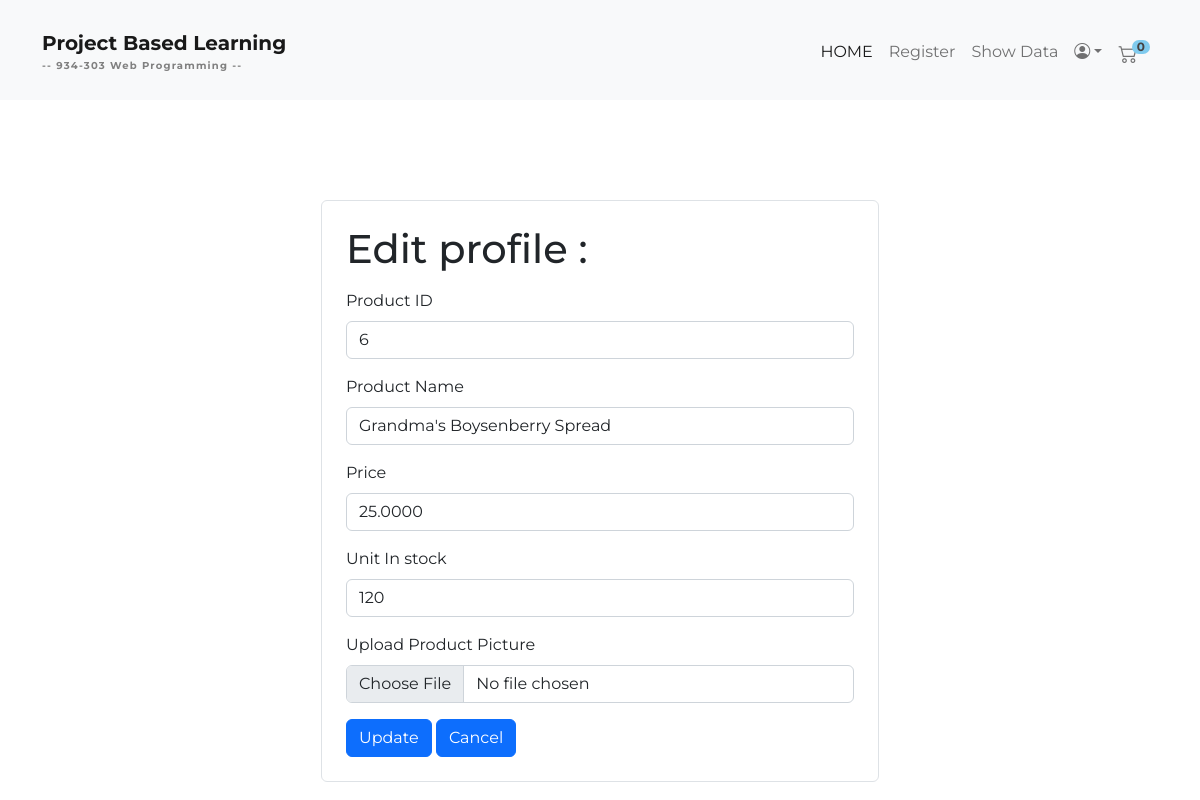
The app's page /editproduct.php?productid=6 with its own data.
### tables this page shows
CREATE TABLE `products` (
  `ProductID` int(11) NOT NULL,
  `ProductName` varchar(40) NOT NULL,
  `SupplierID` int(11) DEFAULT NULL,
  `CategoryID` int(11) DEFAULT NULL,
  `QuantityPerUnit` varchar(20) DEFAULT NULL,
  `UnitPrice` decimal(10,4) DEFAULT 0.0000,
  `UnitsInStock` smallint(2) DEFAULT 0,
  `UnitsOnOrder` smallint(2) DEFAULT 0,
  `ReorderLevel` smallint(2) DEFAULT 0,
  `Discontinued` bit(1) NOT NULL DEFAULT b'0',
  `productPic` varchar(100) DEFAULT NULL
);

### editproduct.php (the view, shortened to what this page needs)
<?php
include 'connectDB.php';
if (isset($_SESSION['userid'])) {
    $productid = $_GET['productid'];
    $sql = "select * from products where productID = {$productid}";
    $rs = $con->query($sql);
    $count_row = mysqli_num_rows($rs);
    if ($count_row == 1) {
        $result = $rs->fetch_assoc();
    }
}
?>
<!doctype html>
<html lang="en">
<head>
    <link href="https://cdn.jsdelivr.net/npm/bootstrap@5.2.1/dist/css/bootstrap.min.css" rel="stylesheet"
>
    <link rel="stylesheet" href="style.css">
</head>
<body>
    <?php include 'header.php' ?>
    <div class="container">
        <div class="login mx-auto p-4 border rounded">
            <h1 class="mb-3">Edit profile : <?php echo $result['username']; ?></h1>
            <form method="post" action="updateProduct.php" enctype="multipart/form-data">
                <div class="mb-3">
                    <label for="fullname" class="form-label">Product ID</label>
                    <input type="text" class="form-control" id="productid" name="productid"
                        value="<?php echo $result['ProductID']; ?>" readonly>
                </div>
                <div class="mb-3">
                    <label for="fullname" class="form-label">Product Name</label>
                    <input type="text" class="form-control" id="productName" name="productName"
                        value="<?php echo $result['ProductName']; ?>">
                </div>
                <div class="mb-3">
                    <label for="fullname" class="form-label">Price</label>
                    <input type="text" class="form-control" id="price" name="price"
                        value="<?php echo $result['UnitPrice']; ?>">
                </div>
                <div class="mb-3">
                    <label for="fullname" class="form-label">Unit In stock</label>
                    <input type="text" class="form-control" id="unitInstock" name="unitInstock"
                        value="<?php echo $result['UnitsInStock']; ?>">
                </div>
                <div class="mb-3">
                    <label for="fileUpload" class="form-label">Upload Product Picture</label>
                    <input class="form-control" type="file" id="formFile" name="picfile">
                </div>
                <button type="submit" class="btn btn-primary">Update</button>
                <a class="btn btn-primary" href="profile.php>" role="button">Cancel</a>
            </form>
        </div>
    </div>
</body>
</html>

### style.css (style rules this page uses)
body { font-family: 'Montserrat', sans-serif; }
.login { width: 50%; margin-top: 100px; }

### records on screen
products: productid "6", productName "Grandma's Boysenberry Spread", price "25.0000", unitInstock "120"

### other values on screen
$totalItem "0"
